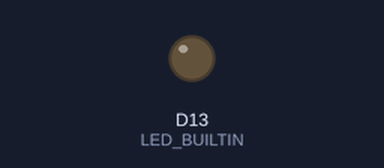
Simulated run of this sketch. Board: Arduino Zero (SAMD21). On the bench: output pins drawn as LEDs (lit = HIGH). What the sketch prints to the serial monitor is not drawn.

Above: at 1.05 s.
Timing chart, 0 to 5.6 s (numbered marks = the images above):
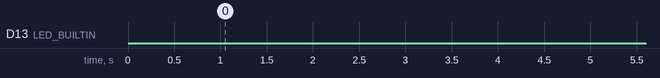

Measured:
- by itself, D13 (LED_BUILTIN): LOW → HIGH at 7.0 s, → LOW 1.0 s later, → HIGH 1.0 s later, → LOW 1.0 s later, … (123 changes in this stretch)

The sketch:

test_8_16_32.ino
```cpp
uint8_t polje[200];

//16 pojnteri
uint16_t *p0;
uint16_t *p1;
uint16_t *p2;
uint16_t *p3;

uint16_t a;

//32 pojnteri
uint32_t *p4;
uint32_t *p5;
uint32_t *p6;
uint32_t *p7;

uint32_t b;

void setup()
{
    SerialUSB.begin(9600);
    delay(1000);
    SerialUSB.println("Hello suckers");
    pinMode(LED_BUILTIN, OUTPUT);
}

void loop()
{
    uint8_t i;

    for (i = 0; i < 20; i++)
        polje[i] = i + 5; //neki drek da mogu vidjet kaj se zbiva

    //test 0
    SerialUSB.println("Test 0");
    delay(250);
    p0 = (uint16_t*)&polje[0];
    a = *p0;
    SerialUSB.print("p0 = ");
    delay(250);
    SerialUSB.println(a,HEX);
    delay(250);

    //test 1
    SerialUSB.println("Test 1");
    delay(250);
    p1 = (uint16_t*)&polje[1];
    a = *p1;
    SerialUSB.print("p1 = ");
    delay(250);
    SerialUSB.println(a,HEX);
    delay(250);

    //test 2
    SerialUSB.println("Test 2");
    delay(250);
    p2 = (uint16_t*)&polje[2];
    a = *p2;
    SerialUSB.print("p2 = ");
    delay(250);
    SerialUSB.println(a,HEX);
    delay(250);

    //test 3
    SerialUSB.println("Test 3");
    delay(250);
    p3 = (uint16_t*)&polje[3];
    a = *p3;
    SerialUSB.print("p3 = ");
    delay(250);
    SerialUSB.println(a,HEX);
    delay(250);

    //test 4
    SerialUSB.println("Test 4");
    delay(250);
    p4 = (uint32_t*)&polje[0];
    b = *p4;
    SerialUSB.print("p4 = ");
    delay(250);
    SerialUSB.println(b,HEX);
    delay(250);

    //test 5
    SerialUSB.println("Test 5");
    delay(250);
    p5 = (uint32_t*)&polje[1];
    b = *p5;
    SerialUSB.print("p5 = ");
    delay(250);
    SerialUSB.println(b,HEX);
    delay(250);

    //test 6
    SerialUSB.println("Test 6");
    delay(250);
    p6 = (uint32_t*)&polje[2];
    b = *p6;
    SerialUSB.print("p6 = ");
    delay(250);
    SerialUSB.println(b,HEX);
    delay(250);

    //test 0
    SerialUSB.println("Test 7");
    delay(250);
    p7 = (uint32_t*)&polje[3];
    b = *p7;
    SerialUSB.print("p7 = ");
    delay(250);
    SerialUSB.println(b,HEX);
    delay(250);

    while (1)
    {
        digitalWrite(LED_BUILTIN, HIGH);
        delay(1000);
        digitalWrite(LED_BUILTIN, LOW);
        delay(1000);
    }
}
```
